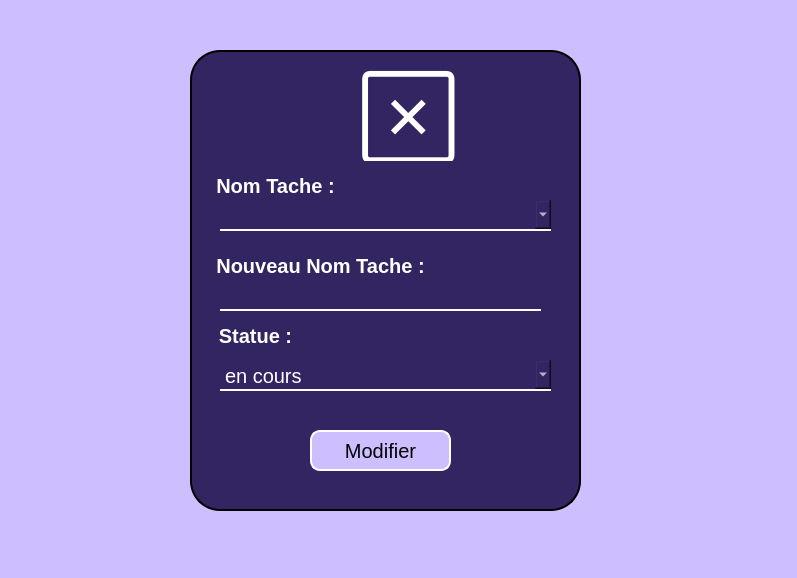
<?xml version="1.0" encoding="UTF-8"?>
<ui version="4.0">
 <class>Dialog</class>
 <widget class="QDialog" name="Dialog">
  <property name="geometry">
   <rect>
    <x>0</x>
    <y>0</y>
    <width>797</width>
    <height>578</height>
   </rect>
  </property>
  <property name="windowTitle">
   <string>Dialog</string>
  </property>
  <property name="styleSheet">
   <string notr="true">background-color:#CDBEFF;</string>
  </property>
  <widget class="QLabel" name="label_2">
   <property name="geometry">
    <rect>
     <x>190</x>
     <y>50</y>
     <width>391</width>
     <height>461</height>
    </rect>
   </property>
   <property name="styleSheet">
    <string notr="true">border: 2px solid rgba(0, 0, 0, 255);
border-radius: 30px;
background-color:#332562;

</string>
   </property>
   <property name="text">
    <string/>
   </property>
  </widget>
  <widget class="QLabel" name="label_7">
   <property name="geometry">
    <rect>
     <x>360</x>
     <y>70</y>
     <width>121</width>
     <height>91</height>
    </rect>
   </property>
   <property name="font">
    <font>
     <family>Segoe MDL2 Assets</family>
     <pointsize>-1</pointsize>
    </font>
   </property>
   <property name="styleSheet">
    <string notr="true">background-color:#332562;
color:#FFFFFF;
font-size:70px;
</string>
   </property>
   <property name="text">
    <string></string>
   </property>
  </widget>
  <widget class="QPushButton" name="pushButton_3">
   <property name="geometry">
    <rect>
     <x>210</x>
     <y>250</y>
     <width>221</width>
     <height>31</height>
    </rect>
   </property>
   <property name="font">
    <font>
     <pointsize>-1</pointsize>
     <bold>true</bold>
    </font>
   </property>
   <property name="styleSheet">
    <string notr="true">background-color:#332562;
color:#FFFFFF;
font-size:20px;
border:none;</string>
   </property>
   <property name="text">
    <string>Nouveau Nom Tache :</string>
   </property>
  </widget>
  <widget class="QLineEdit" name="lineEdit_3">
   <property name="geometry">
    <rect>
     <x>220</x>
     <y>280</y>
     <width>321</width>
     <height>31</height>
    </rect>
   </property>
   <property name="styleSheet">
    <string notr="true">background-color:#332562;
color:#FFFFFF;
font-size:20px;
border:none;
border-bottom: 2px solid #FFFFFF;</string>
   </property>
   <property name="text">
    <string/>
   </property>
  </widget>
  <widget class="QPushButton" name="pushButton_4">
   <property name="geometry">
    <rect>
     <x>210</x>
     <y>320</y>
     <width>91</width>
     <height>31</height>
    </rect>
   </property>
   <property name="font">
    <font>
     <pointsize>-1</pointsize>
     <bold>true</bold>
    </font>
   </property>
   <property name="styleSheet">
    <string notr="true">background-color:#332562;
color:#FFFFFF;
font-size:20px;
border:none;</string>
   </property>
   <property name="text">
    <string>Statue :</string>
   </property>
  </widget>
  <widget class="QComboBox" name="comboBox">
   <property name="geometry">
    <rect>
     <x>220</x>
     <y>360</y>
     <width>331</width>
     <height>31</height>
    </rect>
   </property>
   <property name="styleSheet">
    <string notr="true">background-color:#332562;
color:#FFFFFF;
font-size:20px;
border:none;
border-bottom: 2px solid #FFFFFF;</string>
   </property>
   <item>
    <property name="text">
     <string>en cours</string>
    </property>
   </item>
   <item>
    <property name="text">
     <string>terminée</string>
    </property>
   </item>
   <item>
    <property name="text">
     <string>à faire</string>
    </property>
   </item>
   <item>
    <property name="text">
     <string>suspendue</string>
    </property>
   </item>
  </widget>
  <widget class="QComboBox" name="comboBox_2">
   <property name="geometry">
    <rect>
     <x>220</x>
     <y>200</y>
     <width>331</width>
     <height>31</height>
    </rect>
   </property>
   <property name="styleSheet">
    <string notr="true">background-color:#332562;
color:#FFFFFF;
font-size:20px;
border:none;
border-bottom: 2px solid #FFFFFF;</string>
   </property>
  </widget>
  <widget class="QPushButton" name="pushButton_5">
   <property name="geometry">
    <rect>
     <x>210</x>
     <y>170</y>
     <width>131</width>
     <height>31</height>
    </rect>
   </property>
   <property name="font">
    <font>
     <pointsize>-1</pointsize>
     <bold>true</bold>
    </font>
   </property>
   <property name="styleSheet">
    <string notr="true">background-color:#332562;
color:#FFFFFF;
font-size:20px;
border:none;</string>
   </property>
   <property name="text">
    <string>Nom Tache :</string>
   </property>
  </widget>
  <widget class="QPushButton" name="pushButton">
   <property name="geometry">
    <rect>
     <x>310</x>
     <y>430</y>
     <width>141</width>
     <height>41</height>
    </rect>
   </property>
   <property name="styleSheet">
    <string notr="true">
font-size:20px;
border:none;
border: 2px solid #FFFFFF;
border-radius: 10px;</string>
   </property>
   <property name="text">
    <string>Modifier</string>
   </property>
  </widget>
 </widget>
 <resources/>
 <connections/>
</ui>
